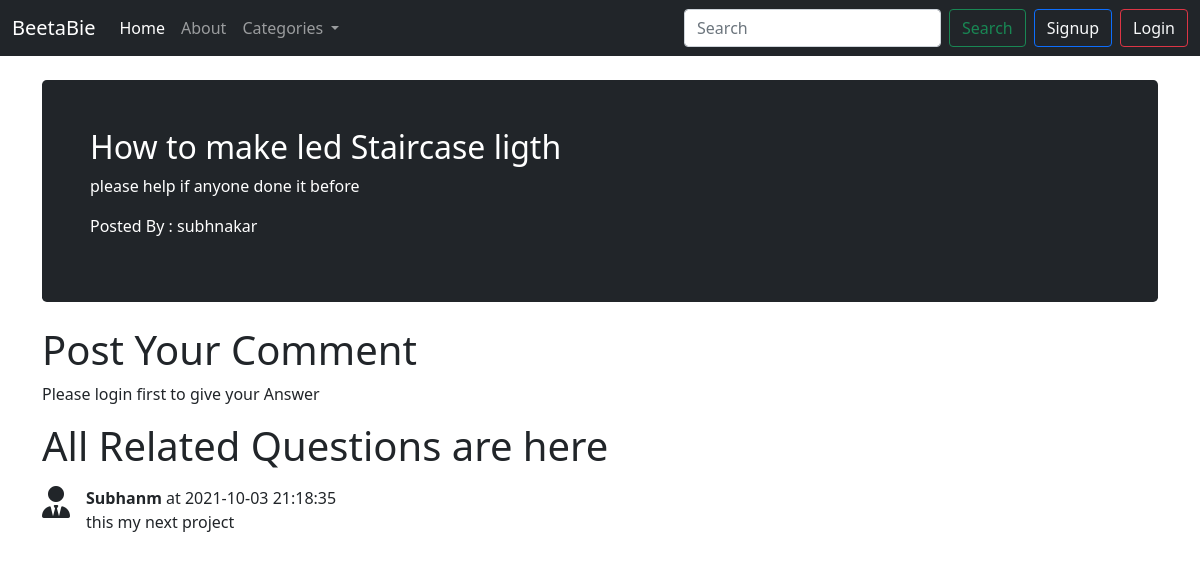
The app's page /theardmain.php?thid=12 with its own data.
### tables this page shows
CREATE TABLE `theards` (
  `theard_id` int(7) NOT NULL,
  `theard_title` varchar(255) NOT NULL,
  `theard_decs` text NOT NULL,
  `theard_catg_id` int(7) NOT NULL,
  `theard_user_id` int(7) NOT NULL,
  `timestamp` datetime NOT NULL DEFAULT current_timestamp()
);

CREATE TABLE `userdata` (
  `sno` int(11) NOT NULL,
  `user_name` varchar(35) NOT NULL,
  `user_email` varchar(35) NOT NULL,
  `user_pass` varchar(255) NOT NULL,
  `date` datetime NOT NULL DEFAULT current_timestamp()
);

CREATE TABLE `comments` (
  `comment_id` int(8) NOT NULL,
  `comment_content` text NOT NULL,
  `theard_id` int(8) NOT NULL,
  `comment_by` int(11) NOT NULL,
  `stamp` datetime NOT NULL DEFAULT current_timestamp()
);

### theardmain.php (the view, shortened to what this page needs)
<!doctype html>
<html lang="en">
<head>
    <link href="https://cdn.jsdelivr.net/npm/bootstrap@5.0.2/dist/css/bootstrap.min.css" rel="stylesheet"
>
</head>
<body>
    <?php
        include "component/_navbar.php";
        $tid = $_GET['thid'];
        $sql = "SELECT * FROM `theards` WHERE theard_id = $tid";
        $result = mysqli_query($conn, $sql);
        while ($row = mysqli_fetch_assoc($result)) {
            $title = $row['theard_title'];
            $decs = $row['theard_decs'];
            $theard_user_id = $row['theard_user_id'];
            $sql2 = "SELECT user_name FROM `userdata` WHERE sno = $theard_user_id";
            $result2 = mysqli_query($conn, $sql2);
            $row2 = mysqli_fetch_assoc($result2);
        }
        ?>
    <div class="container my-4">
        <div class="h-100 p-5 text-white bg-dark rounded-3">
            <h2><?php echo  $title ?></h2>
            <p><?php echo $decs ?></p>
            <p> Posted By :  <?php echo $row2['user_name']; ?></p>
        </div>
    </div>
    <div class="container">
        <h1>Post Your Comment</h1>
        <?php
        if (isset($_SESSION['loggedin']) && $_SESSION['loggedin'] = true ){
            echo '
            <form action="'. $_SERVER['REQUEST_URI'] .'" method="post">
            <div class="mb-3">
                <label for="desc" class="form-label">Enter Your Comment</label>
                <textarea class="form-control" name="comment" id="comment" rows="3"></textarea>
            </div>
            <button type="submit" class="btn btn-primary">Submit</button>
                ';
        }
        else{
            echo '<p>Please login first to give your Answer</p>';
        }
    ?>
    </div>
    <div class="container">
        <h1>All Related Questions are here</h1>
        <?php
        $id = $_GET['thid'];
        $sql = "SELECT * FROM `comments` WHERE theard_id = $id";
        $result = mysqli_query($conn, $sql);
        while ($row = mysqli_fetch_assoc($result)) {
        $comment = $row['comment_content'];
        $comment_by = $row['comment_by'];
        $tstamp = $row['stamp'];
        $sql2 = "SELECT user_name FROM `userdata` WHERE sno = $comment_by";
        $result2 = mysqli_query($conn, $sql2);
        $row2 = mysqli_fetch_assoc($result2);
        echo'
        <div class="d-flex my-3">
            <div class="flex-shrink-0">
                <i class="fas fa-user-tie fs-2"></i>
            </div>
            <div class="flex-grow-1 ms-3">
            <p class = "my-0 "> <b>'. $row2['user_name'] .'</b> at '.$tstamp.'</p>
                <p>'. $comment  .'</p>
            </div>
        </div>
        ';
        }
?>
    </div>
</body>
</html>

### records on screen
theards: theard_title "How to make led Staircase ligth", theard_decs "please help if anyone done it before"
userdata: user_name "subhnakar"
comments: userdata.user_name "Subhanm", stamp "2021-10-03 21:18:35", comment_content "this my next project"
